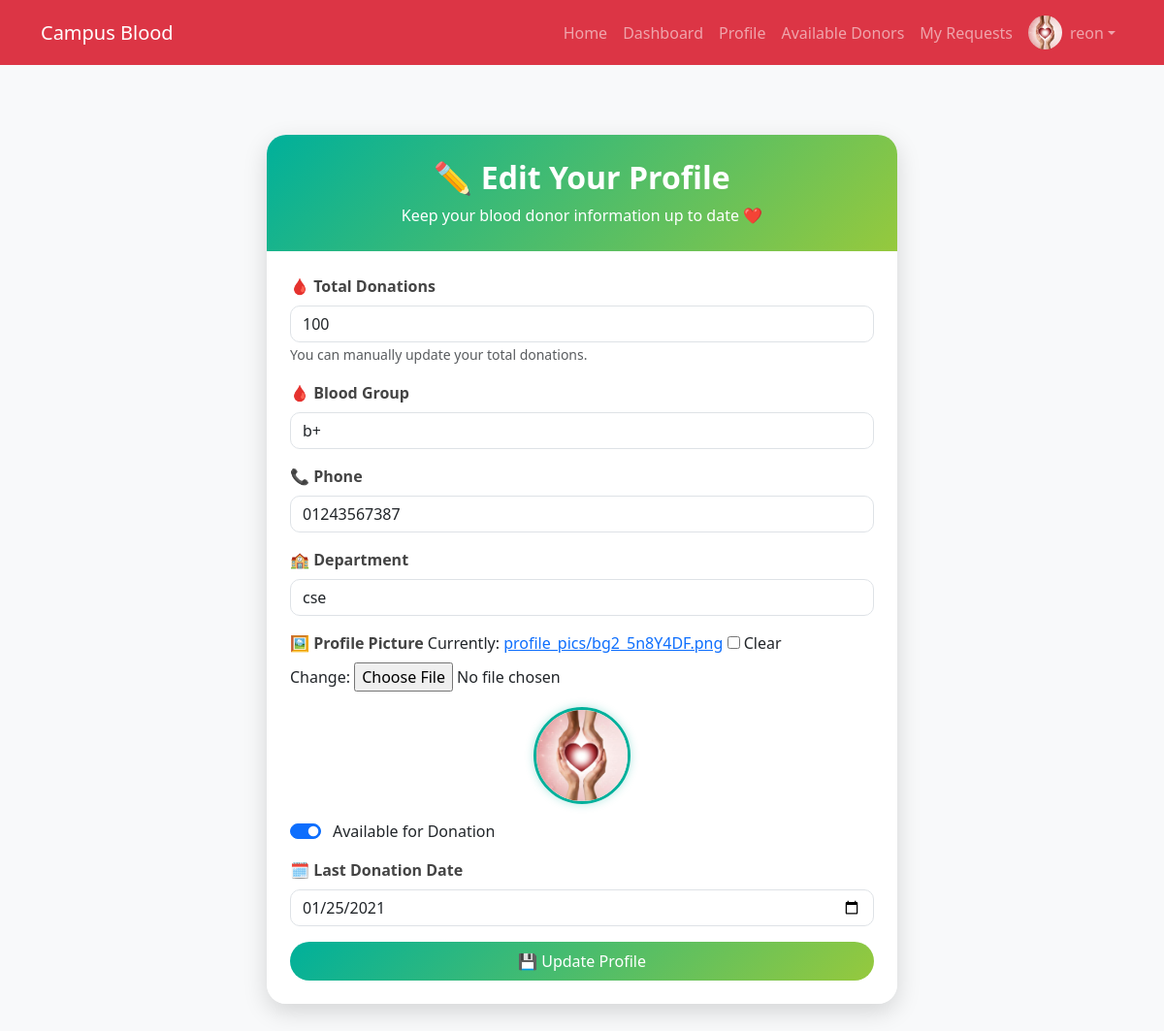
Page /profile/edit/ (signed in) on the committed database.
### blood/models.py (models this page shows, shortened)
class Donor(models.Model):
    user = models.OneToOneField(User, on_delete=models.CASCADE)
    blood_group = models.CharField(max_length=5)
    phone = models.CharField(max_length=15)
    department = models.CharField(max_length=100)
    available = models.BooleanField(default=True)
    last_donation_date = models.DateField(null=True, blank=True)
    donation_count = models.IntegerField(default=0)
    profile_pic = models.ImageField(upload_to='profile_pics/', null=True, blank=True)

### blood/views.py (the view)
# urls.py: path('profile/edit/', views.edit_profile, name='edit_profile'),
@login_required
def edit_profile(request):
    donor_profile = get_object_or_404(Donor, user=request.user)
    if request.method == 'POST':
        form = DonorForm(request.POST, request.FILES, instance=donor_profile)
        if form.is_valid():
            donor = form.save(commit=False)
            donation_count = request.POST.get('donation_count')
            if donation_count is not None:
                try:
                    donor.donation_count = int(donation_count)
                except ValueError:
                    donor.donation_count = donor.donation_count
            donor.save()
            return redirect('profile')
    else:
        form = DonorForm(instance=donor_profile)
    return render(request, 'blood/edit_profile.html', {
        'form': form,
        'donor_profile': donor_profile
    })

### blood/forms.py
class DonorForm(forms.ModelForm):
    class Meta:
        model = Donor
        fields = ['blood_group', 'phone', 'department', 'profile_pic', 'available', 'last_donation_date']
        widgets = {
            'last_donation_date': forms.DateInput(attrs={'type': 'date', 'class': 'form-control'}),
            'blood_group': forms.TextInput(attrs={'class': 'form-control'}),
            'phone': forms.TextInput(attrs={'class': 'form-control'}),
            'department': forms.TextInput(attrs={'class': 'form-control'}),
            'available': forms.CheckboxInput(attrs={'class': 'form-check-input'}),
        }

### blood/templates/blood/edit_profile.html (shortened to what this page needs)
{% extends 'blood/base.html' %}
{% block content %}
<div class="container py-5">
    <div class="edit-profile-card mx-auto" style="max-width: 650px;">
        <div class="edit-header">
            <h2>✏️ Edit Your Profile</h2>
            <p class="mb-0">Keep your blood donor information up to date ❤️</p>
        </div>
        <div class="card-body p-4">
            <form method="post" enctype="multipart/form-data">
                <div class="mb-3">
                    <label for="id_donation_count" class="form-label">🩸 Total Donations</label>
                    <input type="number" name="donation_count" id="id_donation_count"
                           class="form-control" min="0" value="{{ donor_profile.donation_count|default:"0" }}">
                    <small class="text-muted">You can manually update your total donations.</small>
                </div>
                <div class="mb-3">
                    <label for="id_blood_group" class="form-label">🩸 Blood Group</label>
                    {{ form.blood_group }}
                </div>
                <div class="mb-3">
                    <label for="id_phone" class="form-label">📞 Phone</label>
                    {{ form.phone }}
                </div>
                <div class="mb-3">
                    <label for="id_department" class="form-label">🏫 Department</label>
                    {{ form.department }}
                </div>
                <div class="mb-3">
                    <label for="id_profile_pic" class="form-label">🖼 Profile Picture</label>
                    {{ form.profile_pic }}
                    {% if donor_profile.profile_pic %}
                        <div class="profile-pic-preview mt-3 text-center">
                            <img src="{{ donor_profile.profile_pic.url }}" class="rounded-circle"
                                 style="width:100px; height:100px; object-fit:cover;">
                        </div>
                    {% endif %}
                </div>
                <div class="form-check form-switch mb-3">
                    {{ form.available }}
                    <label class="form-check-label ms-1" for="id_available">Available for Donation</label>
                </div>
                <div class="mb-3">
                    <label for="id_last_donation_date" class="form-label">🗓 Last Donation Date</label>
                    {{ form.last_donation_date }}
                </div>
                <button type="submit" class="btn btn-success w-100 py-2">💾 Update Profile</button>
            </form>
        </div>
    </div>
</div>
{% endblock %}

### blood/templates/blood/base.html (shortened to what this page needs)
<!DOCTYPE html>
<html lang="en">
<head>
    <link href="https://cdn.jsdelivr.net/npm/bootstrap@5.3.2/dist/css/bootstrap.min.css" rel="stylesheet">
</head>
<body class="bg-light">
<nav class="navbar navbar-expand-lg navbar-dark bg-danger">
    <div class="container">
        <a class="navbar-brand" href="{% url 'dashboard' %}">Campus Blood</a>
        <div class="collapse navbar-collapse" id="navbarNav">
            <ul class="navbar-nav ms-auto align-items-center">
                <li class="nav-item"><a class="nav-link" href="{% url 'home' %}">Home</a></li>
                {% if user.is_authenticated %}
                    <li class="nav-item"><a class="nav-link" href="{% url 'dashboard' %}">Dashboard</a></li>
                    <li class="nav-item"><a class="nav-link" href="{% url 'profile' %}">Profile</a></li>
                    <li class="nav-item"><a class="nav-link" href="{% url 'donor_list' %}">Available Donors</a></li>
                    <li class="nav-item"><a class="nav-link" href="{% url 'donor_requests' %}">My Requests</a></li>
                    <li class="nav-item dropdown">
                        <a class="nav-link dropdown-toggle d-flex align-items-center" href="#" id="navbarDropdown" role="button" data-bs-toggle="dropdown" aria-expanded="false">
                            {% if user.donor.profile_pic %}
                                <img src="{{ user.donor.profile_pic.url }}" alt="Profile" class="navbar-profile-pic me-2">
                            {% else %}
                                <img src="https://via.placeholder.com/35" alt="Profile" class="navbar-profile-pic me-2">
                            {% endif %}
                            {{ user.username }}
                        </a>
                    </li>
                {% else %}
                    <li class="nav-item"><a class="nav-link" href="{% url 'login' %}">Login</a></li>
                    <li class="nav-item"><a class="nav-link" href="{% url 'register' %}">Register</a></li>
                {% endif %}
            </ul>
        </div>
    </div>
</nav>
<div class="container mt-4">
    {% block content %}{% endblock %}
</div>
</body>
</html>

### blood/templates/blood/base.html (style rules this page uses)
.navbar-profile-pic { width: 35px; height: 35px; object-fit: cover; border-radius: 50%; }

### blood/templates/blood/edit_profile.html (style rules this page uses)
.edit-profile-card { background: rgba(255, 255, 255, 0.9); backdrop-filter: blur(12px); border-radius: 20px; box-shadow: 0 8px 25px rgba(0,0,0,0.15); overflow: hidden; transition: transform 0.3s ease; }
.edit-header { background: linear-gradient(135deg, #00b09b, #96c93d); color: white; padding: 25px; text-align: center; }
.edit-header h2 { font-weight: 600; }
label.form-label { font-weight: 600; color: #444; }
.btn-success { background: linear-gradient(135deg, #00b09b, #96c93d); border: none; border-radius: 30px; transition: 0.3s; }
.form-control, .form-select { border-radius: 10px; }
.profile-pic-preview img { border: 3px solid #00b09b; box-shadow: 0 0 10px rgba(0,176,155,0.3); }

### rows in the picture
Donor: donation_count "100", blood_group "b+", phone "01243567387", department "cse", profile_pic (picture), available "☑", last_donation_date "01/25/2021"

### other values in the picture
{{ user.username }} "reon"
